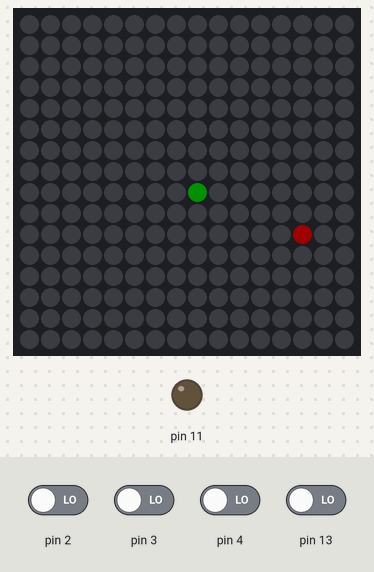
Recording of a sketch running on a simulated Arduino Uno, built with avr-gcc and run on an emulated ATmega328P. Parts: 16×16 RGB LED matrix (first LED top left, wired row by row), output pins drawn as LEDs (lit = HIGH). The test bench sets the inputs (shaded band); at power-on: pin 2–4, pin 13 LOW. Dim RGB values are drawn brighter than linear; random numbers use the default seed unless the sketch sets one.

Above: at 1.2 s.
1.3 s: pin 2 driven HIGH
At 1.52 s:
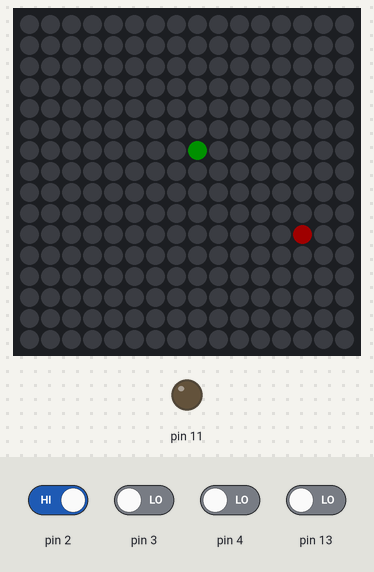
2.8 s: pin 3 driven HIGH
At 3.02 s:
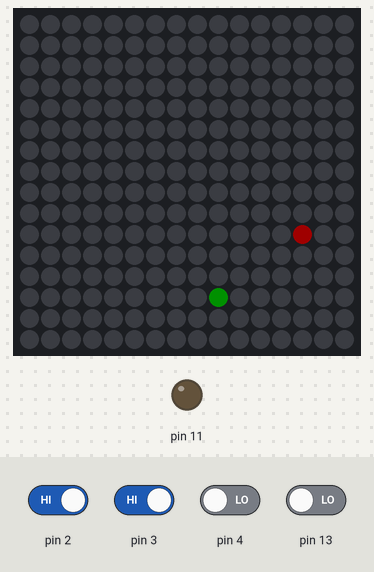
4.4 s: pin 3 driven LOW
At 4.52 s:
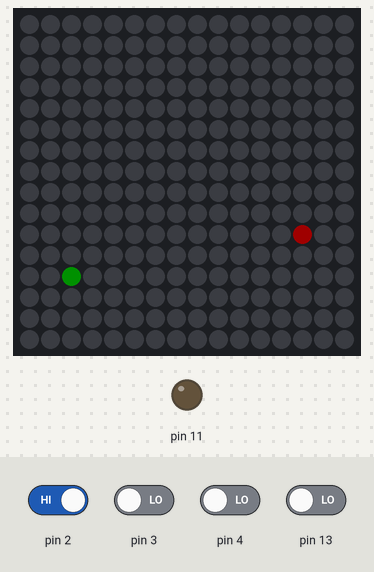
5.9 s: pin 13 driven HIGH
At 6.02 s:
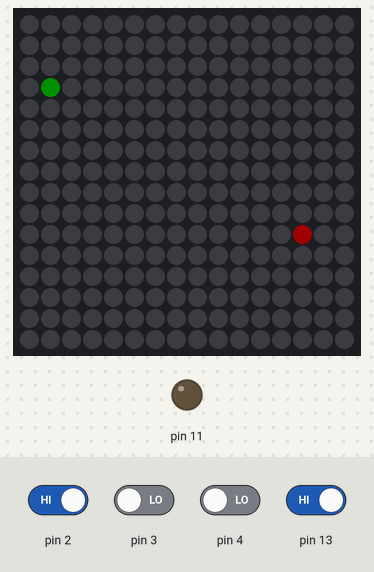
7.4 s: pin 13 driven LOW
At 7.52 s:
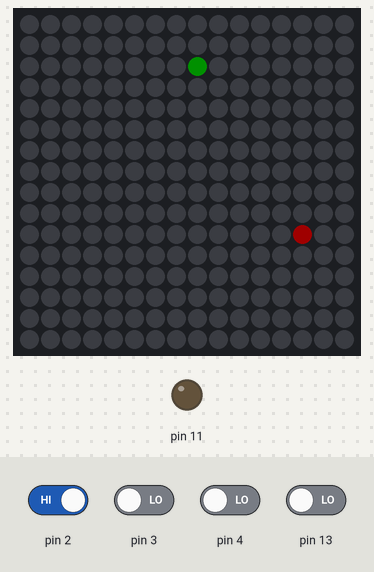
Timing chart, 0 to 10.4 s (numbered marks = the images above; inputs shaded):
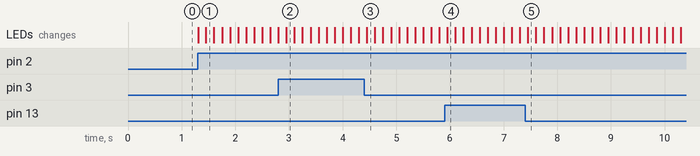

Measured:
- after the input at 1.3 s, the LEDs: first change at once (image 1 shows a later state)

The sketch:

snake_assembly.ino
```cpp
#include "FastLED.h"

#define LED_ROWS 16
#define LED_COLS 16
#define NUM_LEDS 256
#define LED_DATA_PIN 12
#define CENTER_X 8
#define CENTER_Y 8
CRGB leds[NUM_LEDS];

typedef enum direction_enum {
  UP,
  DOWN,
  LEFT,
  RIGHT,
  NONE,
} Direction;

typedef struct coordinate_struct {
  uint8_t x;
  uint8_t y;
} Coordinate;

// define colors
CRGB SNAKE = CRGB::Green;
CRGB APPLE = CRGB::Red;
CRGB OFF = CRGB::Black;

// gameplay information
bool dead;
bool moved_on_to_apple;
Direction snake_dir;
int timeSinceLastUpdate;

// snake information
Coordinate snake_trail[NUM_LEDS];
int snake_head_index;
int snake_length;

void setup() {
  // seed random number generator (used for randomizing apple locations)
  randomSeed(analogRead(0));

  // initialize game variables for game start
  dead = false;
  moved_on_to_apple = false;
  snake_dir = NONE;
  snake_head_index = 0;
  snake_length = 1;
  timeSinceLastUpdate = 0;
  snake_trail[snake_head_index] = {
    .x = CENTER_X,
    .y = CENTER_Y
  };

  // x x 13 12 11 10 9 8 (PORTB Data Direction - Ox04)
  // 7 6 5  4  3  2  1 0 (PORTD Data Direction - 0x0A)
  asm("CBI 0x0A, 3"); // sets pin 3  to input (up)
  asm("CBI 0x04, 5"); // sets pin 13 to input (down)
  asm("CBI 0x0A, 2"); // sets pin 2  to input (left)
  asm("CBI 0x0A, 4"); // sets pin 4  to input (right)

  asm("SBI 0x04, 3"); // sets pin 11 to output (red led)
  asm("SBI 0x04, 4"); // sets pin 12 to output (led grid)

  // prepare screen
  FastLED.addLeds<WS2812B, LED_DATA_PIN, GRB>(leds, NUM_LEDS);
  FastLED.setBrightness(32);

  for (int i = 0; i < 256; i++)
    leds[i] = OFF;
  setColor(CENTER_X, CENTER_Y, SNAKE);
  add_apple();
  FastLED.show();

  // turn off red lED
  asm("CBI 0x05, 3"); // x x 13 12 11 10 9 8 -- sets pin 11 to LOW
}

void loop() {
  // do nothing if snake is dead, wait for reset
  if (dead) return;

  // read button input
  snake_dir = getInput();

  // if no buttons have been pressed, the user has not started the game, so do nothing
  if (snake_dir == NONE) return;

  // only update game once every 150 millseconds (avoid delay(150) since we can't sample the inputs while the microcontroller sleeps)
  int time = millis();
  if (time - timeSinceLastUpdate < 150) return;
  timeSinceLastUpdate = time;

  // determine where the snake's head would move
  Coordinate next_point = snake_trail[snake_head_index];
  switch (snake_dir) {
    case UP:
      next_point.y = (next_point.y + 1) % 16;
      break;
    case DOWN:
      next_point.y = (next_point.y - 1 + 16) % 16;
      break;
    case RIGHT:
      next_point.x = (next_point.x + 1) % 16;
      break;
    case LEFT:
      next_point.x = (next_point.x - 1 + 16) % 16;
      break;
  }

  // if the snake would move on to an LED that shows a snake part, then the snake collides with itself and dies
  if (isColor(next_point.x, next_point.y, SNAKE)) {
    dead = true;
    asm("SBI 0x05, 3"); // x x 13 12 11 10 9 8 -- sets pin 11 to HIGH (red LED)
  } else {

    moved_on_to_apple = isColor(next_point.x, next_point.y, APPLE);
    // move snake head
    snake_head_index = (snake_head_index + 1) % NUM_LEDS; // snake grows toward positive indexes in the circular snake_trail array
    snake_trail[snake_head_index] = next_point;
    setColor(next_point.x, next_point.y, SNAKE);

    if (moved_on_to_apple) {
      // if the snake collides with the apple, do not turn off its tail, and allow its length to increase by 1
      snake_length += 1;
      add_apple();
    }
    else {
      // if the snake has not collided with the apple, turn off the last led in the snake (to simulate movement of the snake)
      int tail_index = (snake_head_index - snake_length + NUM_LEDS) % NUM_LEDS;
      Coordinate tail = snake_trail[tail_index];
      setColor(tail.x, tail.y, OFF);
    }
  }

  // update screen
  FastLED.show();
}

void add_apple() {
  // to avoid placing an apple over the snake, and also avoiding having to check collisions with the snake
  // randomly decide how many non-snake LEDs (blanks) we will count before placing the apple
  int blanks_to_count = random(255 - snake_length) + 1; // 1 to 255 maximum blanks depending on snake length
  int blanks_counted = 0;

  int i = 0; // linear index in the LED strip where the apple will be placed

  // count blanks, advance linear index each time, even if the LED is not blank (skip past SNAKE LEDs so APPLE never ends up on SNAKE)
  while (blanks_counted < blanks_to_count) {
    if (leds[i] == OFF) {
      blanks_counted += 1;
    }

    i += 1;
  }

  leds[i - 1] = APPLE;
  moved_on_to_apple = false;
}

Direction getInput() {
  // does not allow user to go back on themselves and instantly die
  // user can send multiple inputs between refreshes, and only the most recent input will count

  // x x 13 12 11 10 9 8 (PORTB)
  // 7 6 5  4  3  2  1 0 (PORTD)
  // pin 3: up, pin 13: down, pin 2: left, pin 4: right
  if ((PIND & B00001000) && (snake_dir != DOWN)) {
    return UP;
  } else if ((PINB & B00100000) && (snake_dir != UP)) {
    return DOWN;
  } else if ((PIND & B00000100) && (snake_dir != RIGHT)) {
    return LEFT;
  } else if ((PIND & B00010000) && (snake_dir != LEFT)) {
    return RIGHT;
  } else {
    // no button pressed, keep direction the same
    return snake_dir;
  }
}

int setColor(int row, int col, CRGB color) {
  if (col >= LED_COLS || col < 0 || row >= LED_ROWS || row < 0) {
    return 0;
  }

  leds[linearAddr(row, col)] = color;
  return 1;
}

int isColor(int row, int col, CRGB color) {
  if (col >= LED_COLS || col < 0 || row >= LED_ROWS || row < 0) {
    return 0;
  }

  return leds[linearAddr(row, col)] == color;
}

int linearAddr(int row, int col) {
  int addr;

  if (row & 1) {
    // odd rows run backwards
    int reverseX = (LED_ROWS - 1) - col;
    addr = (row * LED_ROWS) + reverseX;
  } else {
    // even rows run forwards
    addr = (row * LED_ROWS) + col;
  }

  return addr;
}
```
